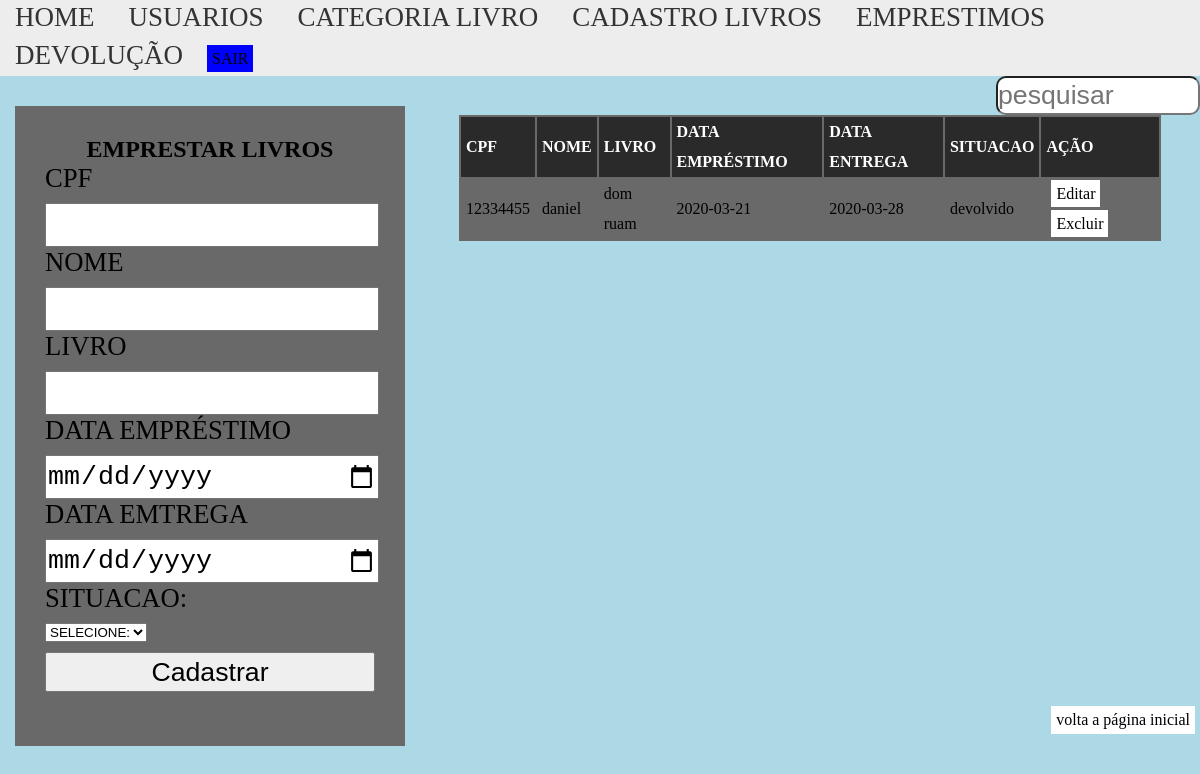
/emprestimoExterno.php (signed in), run on the app's committed database.
### tables this page shows
CREATE TABLE `emprestimo` (
  `id` int(11) NOT NULL,
  `cpf` varchar(45) NOT NULL,
  `nome` varchar(45) NOT NULL,
  `livro` varchar(45) NOT NULL,
  `dataEmprestimo` date NOT NULL,
  `dataEmtrega` date NOT NULL,
  `situacao` varchar(45) NOT NULL
);

### classes/Emprestimo.php (called while the page is built, shortened)
<?php
class Emprestimo{
  private $pdo;
  public function __construct($dbname, $host, $user, $password)
  {
    try
    {
    $this->pdo = new PDO("mysql:dbname=".$dbname.";host=".$host,$user,$password );
    }
    catch(PDOException $e){
     echo "Erro com banco de dados:".$e->getMessage();
    }
    catch(Exception $e){
    echo "Erro genérico:".$e->getMessage();
    }
  }
   public function buscarDados()
   {
    $cmd = $this->pdo->query("SELECT * FROM emprestimo ORDER BY nome");
    $res = $cmd->fetchAll(PDO::FETCH_ASSOC);
    return $res;
   }
}
?>

### emprestimoExterno.php (the view, shortened to what this page needs)
<?php
require_once 'classes/Emprestimo.php';
$p = new Emprestimo("sistemalogin","localhost","root","");
?>
<!DOCTYPE html>
<html lang="pr-br">
<head>
	<link rel="stylesheet" type="text/css" href="CSS/Usuario_estilo.css">
 <link rel="stylesheet" type="text/css" href="CSS/Homes.css">
</head>
<body>
<nav id="menu">
    <ul>
        <li><a href="home.php">HOME</a></li>
        <li><a href="Usuarios_ext.php">USUARIOS</a></li>
        <li><a href="categoria_Livro.php">CATEGORIA LIVRO</a></li>
        <li><a href="areaPrivada.php">CADASTRO LIVROS</a></li>
        <li><a href="emprestimoExterno.php">EMPRESTIMOS</a></li>
        <li><a href="Devolucao.php">DEVOLUÇÃO</a></li>
<a href="sair.php" style="text-align: right;background-color: blue;"> SAIR </a>
    </ul>
</nav>
	<section id="esquerda">
		<form method="POST">
			<h2>EMPRESTAR LIVROS</h2>
			<label for="cpf">CPF</label>
			<input type="text" name="cpf" id="cpf" value="<?php if(isset($res)){echo $res['cpf'];}?>">
			<label for="nome">NOME</label>
			<input type="text" name="nome" id="nome" value="<?php if(isset($res)){echo $res['nome'];}?>">
			<label for="livro">LIVRO</label>
			<input type="text" name="livro" id="livro" value="<?php if(isset($res)){echo $res['livro'];}?>">
			<label for="dataEmprestimo">DATA EMPRÉSTIMO</label>
			<input type="date" name="dataEmprestimo" id="dataEmprestimo" value="<?php if(isset($res)){echo $res['dataEmprestimo'];}?>">
			<label for="dataEmtrega">DATA EMTREGA</label>
			<input type="date" name="dataEmtrega" id="dataEmtrega" value="<?php if(isset($res)){echo $res['dataEmtrega'];}?>">
			<label for="situacao">SITUACAO:</label>
					<select type="situacao" name="situacao" value="<?php if(isset($res)){echo $res['situacao'];}?>">
						<option>SELECIONE:</option>
						<option>Devolvido</option></select>
			<input type="submit"
			value="<?php if(isset($res)){echo "Atualizar";}else{echo "Cadastrar";}?>">
		</form>
	</section>
	<section id="direita">
		<input type="text" name="" id="pesquisar" placeholder="pesquisar">
		<table>
			<tr id="titulo">
				<td>CPF</td>
				<td>NOME</td>
				<td>LIVRO</td>
				<td>DATA EMPRÉSTIMO</td>
				<td>DATA ENTREGA</td>
				<td>SITUACAO</td>
				<td>AÇÃO</td>
			</tr>
		<?php
		$dados = $p->buscarDados();
		if(count($dados) > 0)
		{
             for ($i=0; $i < count($dados); $i++)
             {
             	echo "<tr>";
             foreach ($dados[$i] as $k => $v)
             {
             	if($k != "id")
             	{
                    echo "<td>".$v."</td>";
             	}
              }
              ?>
              <td>
              	<a href="emprestimoExterno.php?id_up=<?php echo $dados[$i]['id'];?>">Editar</a>
              	<a href="emprestimoExterno.php?id=<?php echo $dados[$i]['id'];?>">Excluir</a>
              </td>
              <?php
              echo "</tr>";
            }
		   }else{
		   	echo "Ainda não há livros emprestados";
		   }
		?>
		</table>
	</section>
</body>
</html>
<a href="home.php" id="voltar">volta a página inicial</a>

### CSS/Usuario_estilo.css (style rules this page uses)
*, { padding: 0px; margin: 0px; font-family: arial; }
body { background-color: lightblue; }
label,input { display: block; line-height: 30px; height: 40px; outline: none; font-size: 20pt; width: 100%; }
form { width: 330px; background-color: rgba(105,105,105); padding: 30px; margin: 30px auto; height: 580px; }
input[type="submit"] { margin-top: 10px; cursor: pointer; }
#esquerda { width: 35%; height: 640px; float: left; }
#direita { width: 65%; height: 630px; float: left; }
table { background-color: rgba(105,105,105); width: 90%; margin:30px auto; }
tr { line-height: 30px; }
tr#titulo { font-weight: bold; background-color: rgba(0,0,0,.6); color: white; }
td { padding: 0px 5px; }
a { background-color: white; color: black; padding: 5px; margin: 0px 5px; text-decoration: none; }
h2 { text-align: center; }
#pesquisar { width: 200px; float: right; border-radius: 10px; height: 35px; }
#voltar { float: right; }

### CSS/Homes.css (style rules this page uses)
* { margin: 0; padding: 0; }
#menu ul { padding:0px; margin:0px; background-color:#EDEDED; list-style:none; }
#menu ul li { font-size: 27px; display: inline; }
#menu ul li a { padding: 2px 10px; display: inline-block; background-color:#EDEDED; color: #333; text-decoration: none; border-bottom:3px solid #EDEDED; }

### data on the page
emprestimo: cpf "12334455", nome "daniel", livro "dom ruam", dataEmprestimo "2020-03-21", dataEmtrega "2020-03-28", situacao "devolvido"
